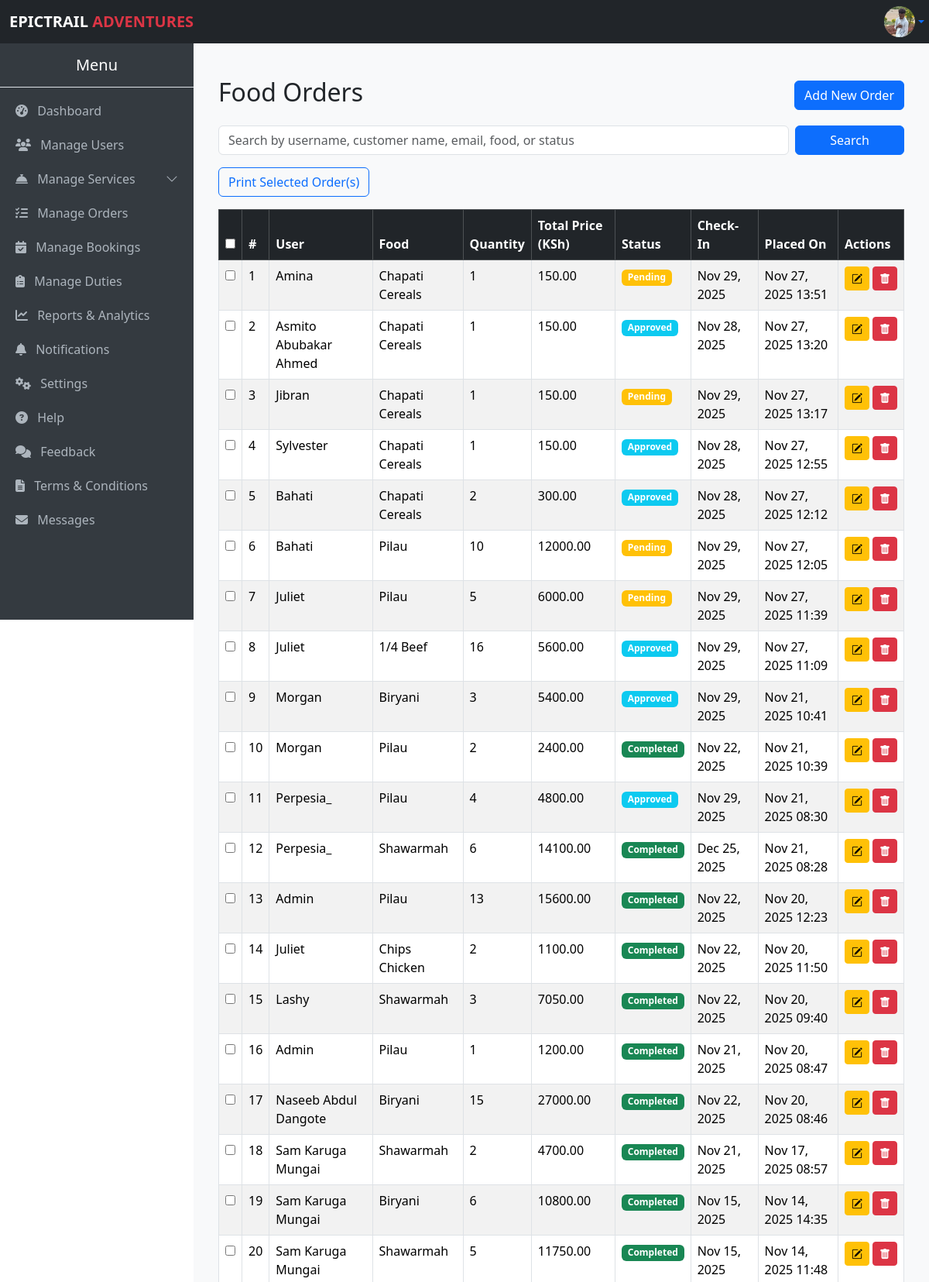
The page /manage-orders/ (signed in, upper part) on the database its author committed.
### myApp/models.py (models this page shows, shortened)
class Profile(models.Model):
    profile_user = models.OneToOneField(User, on_delete=models.CASCADE)
    profile_phone = models.CharField(max_length=15, blank=True, null=True)
    profile_photo = models.ImageField(upload_to='profile_photos/', null=True, blank=True)

class FoodOrder(models.Model):
    STATUS_CHOICES = [
        ('pending', 'Pending'),
        ('processing', 'Processing'),
        ('completed', 'Completed'),
        ('cancelled', 'Cancelled'),
    ]
    foodOrder_user = models.ForeignKey(User, on_delete=models.CASCADE)
    foodOrder_food = models.ForeignKey(Food, on_delete=models.CASCADE)
    foodOrder_quantity = models.PositiveIntegerField(default=1)
    foodOrder_status = models.CharField(max_length=20, choices=STATUS_CHOICES, default='pending')
    foodOrder_created_at = models.DateTimeField(auto_now_add=True)
    foodOrder_check_in = models.DateField(null=True, blank=True)
    def total_price(self):
        return self.foodOrder_food.food_price_per_person * self.foodOrder_quantity

class Food(models.Model):
    food_name = models.CharField(max_length=100)
    food_price_per_person = models.DecimalField(max_digits=10, decimal_places=2)

### myApp/views.py (the view, shortened to what this page needs)
# urls.py: path('manage-orders/', views.manage_orders, name='manage_orders'),
@login_required
@user_passes_test(is_admin)
def manage_orders(request):
    orders = FoodOrder.objects.all().order_by('-foodOrder_created_at')
    q = request.GET.get("q", "")
    return render(request, "manage_orders.html", {"orders": orders})

### myApp/context_processors.py (called while the page is built)
def total_users(request):
    return {'total_users': User.objects.count()}

def total_bookings(request):
    return {'total_bookings': Booking.objects.count()}

def total_amount(request):
    total = 0
    if request.user.is_authenticated:
        bookings = Booking.objects.all()  # optionally filter by user=request.user
        booking_total = sum(booking.amount_required for booking in bookings)
        food_orders = FoodOrder.objects.all()  # optionally filter by user=request.user
        food_total = sum(order.total_price() for order in food_orders)  # <- call the method
        total = booking_total + food_total
    return {'total_amount': total}

def total_cost(request):
    if not request.user.is_authenticated:
        return {
            'user_bookings': [],
            'user_total_amount': 0,
        }
    bookings = Booking.objects.filter(booking_user=request.user).prefetch_related(
        'booking_activities', 'booking_packages', 'booking_rooms', 'booking_food', 'booking_tours'
    )
    total_amount = sum(b.amount_required for b in bookings)
    return {
        'user_bookings': bookings,
        'user_total_amount': total_amount,
    }

### myApp/models.py (called while the page is built)
    @property
    def nights_spent(self):
        if self.booking_check_in and self.booking_check_out:
            days = (self.booking_check_out - self.booking_check_in).days
            return max(days, 1)
        return 1

    @property
    def amount_required(self):
        pax = self.booking_pax
        room_cost = sum(
            room.room_room_type.roomType_price_per_night * pax * self.nights_spent
            for room in self.booking_rooms.all()
        )
        activities_cost = sum(
            a.activity_price_per_person * pax for a in self.booking_activities.all()
        )
        package_cost = sum(
            p.package_price_per_person * pax for p in self.booking_packages.all()
        )
        food_cost = sum(
            f.food_price_per_person * pax for f in self.booking_food.all()
        )
        tour_cost = sum(
            t.tour_price_per_person * pax for t in self.booking_tours.all()
        )
        return room_cost + activities_cost + package_cost + food_cost + tour_cost

### myApp/views.py (called while the page is built)
def is_admin(user):
    return user.is_superuser

### myApp/templates/manage_orders.html (shortened to what this page needs)
{% extends "base.admin.html" %}
{% block content %}
<div class="container mt-4">
    <div class="d-flex justify-content-between align-items-center mb-3">
        <h2>Food Orders</h2>
        <a href="{% url 'place_order_admin' %}" class="btn btn-primary">Add New Order</a>
    </div>
    <form method="get" class="row g-2 mb-3">
        <div class="col-12 col-md-10">
            <input type="text" name="q" class="form-control w-100"
                placeholder="Search by username, customer name, email, food, or status"
                value="{{ request.GET.q }}">
        </div>
        <div class="col-12 col-md-2 d-grid">
            <button type="submit" class="btn btn-primary w-100">Search</button>
        </div>
    </form>
    <form method="post" target="_blank" action="{% url 'print_orders' %}">
        <button type="submit" class="btn btn-outline-primary mb-3">Print Selected Order(s)</button>
        <table class="table table-bordered table-striped">
            <thead class="table-dark">
                <tr>
                    <th><input type="checkbox" id="select-all"></th>
                    <th>#</th>
                    <th>User</th>
                    <th>Food</th>
                    <th>Quantity</th>
                    <th>Total Price (KSh)</th>
                    <th>Status</th>
                    <th>Check-In</th>
                    <th>Placed On</th>
                    <th>Actions</th>
                </tr>
            </thead>
            <tbody>
                {% for order in orders %}
                <tr>
                    <td><input type="checkbox" name="order_ids" value="{{ order.id }}"></td>
                    <td>{{ forloop.counter }}</td>
                    <td>
                        {% if order.foodOrder_user %}
                            {{ order.foodOrder_user.username }}
                        {% else %}
                            Guest
                        {% endif %}
                    </td>
                    <td>
                        {% if order.foodOrder_food %}
                            {{ order.foodOrder_food.food_name }}
                        {% else %}
                            N/A
                        {% endif %}
                    </td>
                    <td>{{ order.foodOrder_quantity|default:"-" }}</td>
                    <td>{{ order.total_price|floatformat:2 }}</td>
                    <td>
                        {% if order.foodOrder_status == "Cancelled" %}
                            <span class="badge bg-danger">Cancelled</span>
                        {% elif order.foodOrder_status == "Approved" %}
                            <span class="badge bg-info">Approved</span>
                        {% elif order.foodOrder_status == "Completed" %}
                            <span class="badge bg-success">Completed</span>
                        {% else %}
                            <span class="badge bg-warning">Pending</span>
                        {% endif %}
                    </td>
                    <td>
                        {% if order.foodOrder_check_in %}
                            {{ order.foodOrder_check_in|date:"M d, Y" }}
                        {% else %}
                            N/A
                        {% endif %}
                    </td>
                    <td>
                        {% if order.foodOrder_created_at %}
                            {{ order.foodOrder_created_at|date:"M d, Y H:i" }}
                        {% else %}
                            N/A
                        {% endif %}
                    </td>
                    <td>
                        <div class="d-flex gap-1 flex-fill">
                            <a href="{% url 'update_order_admin' order.id %}" class="btn btn-sm btn-warning"><i class="bi bi-pencil-square"></i></a>
                            <form method="post" action="{% url 'delete_order_admin' order.id %}"
                                  onsubmit="return confirm('Are you sure you want to delete this order?');">
                                <button class="btn btn-sm btn-danger"><i class="bi bi-trash-fill"></i></button>
                            </form>
                        </div>
                    </td>
                </tr>
                {% empty %}
                <tr>
                    <td colspan="10" class="text-center">No orders found.</td>
                </tr>
                {% endfor %}
            </tbody>
        </table>
    </form>
</div>
{% endblock %}

### myApp/templates/base.admin.html (shortened to what this page needs)
<!DOCTYPE html>
<html lang="en">
<head>
    <link href="https://cdn.jsdelivr.net/npm/bootstrap@5.3.3/dist/css/bootstrap.min.css" rel="stylesheet">
    <link rel="stylesheet" href="https://cdn.jsdelivr.net/npm/bootstrap-icons@1.11.3/font/bootstrap-icons.css">
    <link rel="stylesheet" href="https://cdnjs.cloudflare.com/ajax/libs/font-awesome/6.5.2/css/all.min.css">
</head>
<body>
    <nav class="navbar navbar-expand-lg navbar-dark bg-dark">
        <div class="container-fluid">
            <a class="navbar-brand" href="#"><strong>EPICTRAIL <span class="text-danger">ADVENTURES</span></strong></a>
            <div class="d-flex align-items-center">
                <div class="dropdown ms-2">
                    <a class="d-flex align-items-center justify-content-center dropdown-toggle"
                        type="button"
                        id="profileDropdown"
                        data-bs-toggle="dropdown"
                        aria-expanded="false"
                        style="width: 40px; height: 40px;"
                        title="Manage Profile">
                        {% if user.profile.profile_photo %}
                            <img src="{{ user.profile.profile_photo.url }}" alt="{{ user.username }}" class="rounded-circle" width="40" height="40">
                        {% else %}
                            <i class="bi bi-person"></i>
                        {% endif %}
                    </a>
                </div>
            </div>
        </div>
    </nav>
    <div class="collapse d-lg-block sidebar" id="sidebarMenu">
        <h5 class="text-center py-3 border-bottom">Menu</h5>
        <a href="{% url 'admin_dashboard' %}"><i class="fas fa-tachometer-alt me-2"></i> Dashboard</a>
        <a href="{% url 'users' %}"><i class="fas fa-users me-2"></i> Manage Users</a>
        <a class="d-flex justify-content-between align-items-center" data-bs-toggle="collapse" href="#servicesMenu" role="button" aria-expanded="false" aria-controls="servicesMenu">
            <span><i class="fas fa-concierge-bell me-2"></i> Manage Services</span>
            <i class="bi bi-chevron-down"></i>
        </a>
        <a href="{% url 'manage_orders' %}"><i class="fas fa-tasks me-2"></i> Manage Orders</a>
        <a href="{% url 'booking_list' %}"><i class="fas fa-calendar-check me-2"></i> Manage Bookings</a>
        <a href="{% url 'duties' %}"><i class="fas fa-clipboard-list me-2"></i> Manage Duties</a>
        <a href="{% url 'reports_analytics' %}"><i class="fas fa-chart-line me-2"></i> Reports & Analytics</a>
        <a href="{% url 'notifications' %}"><i class="fas fa-bell me-2"></i> Notifications</a>
        <a href="{% url 'system_settings' %}"><i class="fas fa-cogs me-2"></i> Settings</a>
        <a href="#"><i class="fas fa-question-circle me-2"></i> Help</a>
        <a href="#"><i class="fas fa-comments me-2"></i> Feedback</a>
        <a href="#"><i class="fas fa-file-alt me-2"></i> Terms & Conditions</a>
        <a href="#"><i class="fas fa-envelope me-2 mb-5"></i> Messages</a>
    </div>
    <div class="content">
        {% block content %}{% endblock %}
    </div>
</body>
</html>

### myApp/templates/base.admin.html (style rules this page uses)
body { margin: 0; padding: 0; }
.navbar { position: fixed; top: 0; left: 0; width: 100%; z-index: 1030; }
.sidebar { position: fixed; top: 56px; left: 0; width: 250px; height: calc(100vh - 56px); background-color: #343a40; color: #fff; overflow-y: auto; }
.sidebar a { color: #adb5bd; text-decoration: none; display: block; padding: 10px 20px; }
.content { margin-top: 56px; margin-left: 250px; padding: 20px; background-color: #f8f9fa; min-height: calc(100vh - 56px); }

### rows shown on the page
FoodOrder: foodOrder_user.username "Amina", foodOrder_food.food_name "Chapati Cereals", foodOrder_quantity "1", total_price "150.00", foodOrder_status "Pending", foodOrder_check_in "Nov 29, 2025", foodOrder_created_at "Nov 27, 2025 13:51"
FoodOrder: foodOrder_user.username "Asmito Abubakar Ahmed", foodOrder_food.food_name "Chapati Cereals", foodOrder_quantity "1", total_price "150.00", foodOrder_status "Approved", foodOrder_check_in "Nov 28, 2025", foodOrder_created_at "Nov 27, 2025 13:20"
FoodOrder: foodOrder_user.username "Jibran", foodOrder_food.food_name "Chapati Cereals", foodOrder_quantity "1", total_price "150.00", foodOrder_status "Pending", foodOrder_check_in "Nov 29, 2025", foodOrder_created_at "Nov 27, 2025 13:17"
FoodOrder: foodOrder_user.username "Sylvester", foodOrder_food.food_name "Chapati Cereals", foodOrder_quantity "1", total_price "150.00", foodOrder_status "Approved", foodOrder_check_in "Nov 28, 2025", foodOrder_created_at "Nov 27, 2025 12:55"
FoodOrder: foodOrder_user.username "Bahati", foodOrder_food.food_name "Chapati Cereals", foodOrder_quantity "2", total_price "300.00", foodOrder_status "Approved", foodOrder_check_in "Nov 28, 2025", foodOrder_created_at "Nov 27, 2025 12:12"
FoodOrder: foodOrder_user.username "Bahati", foodOrder_food.food_name "Pilau", foodOrder_quantity "10", total_price "12000.00", foodOrder_status "Pending", foodOrder_check_in "Nov 29, 2025", foodOrder_created_at "Nov 27, 2025 12:05"
FoodOrder: foodOrder_user.username "Juliet", foodOrder_food.food_name "Pilau", foodOrder_quantity "5", total_price "6000.00", foodOrder_status "Pending", foodOrder_check_in "Nov 29, 2025", foodOrder_created_at "Nov 27, 2025 11:39"
FoodOrder: foodOrder_user.username "Juliet", foodOrder_food.food_name "1/4 Beef", foodOrder_quantity "16", total_price "5600.00", foodOrder_status "Approved", foodOrder_check_in "Nov 29, 2025", foodOrder_created_at "Nov 27, 2025 11:09"
FoodOrder: foodOrder_user.username "Morgan", foodOrder_food.food_name "Biryani", foodOrder_quantity "3", total_price "5400.00", foodOrder_status "Approved", foodOrder_check_in "Nov 29, 2025", foodOrder_created_at "Nov 21, 2025 10:41"
FoodOrder: foodOrder_user.username "Morgan", foodOrder_food.food_name "Pilau", foodOrder_quantity "2", total_price "2400.00", foodOrder_status "Completed", foodOrder_check_in "Nov 22, 2025", foodOrder_created_at "Nov 21, 2025 10:39"
FoodOrder: foodOrder_user.username "Perpesia_", foodOrder_food.food_name "Pilau", foodOrder_quantity "4", total_price "4800.00", foodOrder_status "Approved", foodOrder_check_in "Nov 29, 2025", foodOrder_created_at "Nov 21, 2025 08:30"
FoodOrder: foodOrder_user.username "Perpesia_", foodOrder_food.food_name "Shawarmah", foodOrder_quantity "6", total_price "14100.00", foodOrder_status "Completed", foodOrder_check_in "Dec 25, 2025", foodOrder_created_at "Nov 21, 2025 08:28"
FoodOrder: foodOrder_user.username "Admin", foodOrder_food.food_name "Pilau", foodOrder_quantity "13", total_price "15600.00", foodOrder_status "Completed", foodOrder_check_in "Nov 22, 2025", foodOrder_created_at "Nov 20, 2025 12:23"
FoodOrder: foodOrder_user.username "Juliet", foodOrder_food.food_name "Chips Chicken", foodOrder_quantity "2", total_price "1100.00", foodOrder_status "Completed", foodOrder_check_in "Nov 22, 2025", foodOrder_created_at "Nov 20, 2025 11:50"
FoodOrder: foodOrder_user.username "Lashy", foodOrder_food.food_name "Shawarmah", foodOrder_quantity "3", total_price "7050.00", foodOrder_status "Completed", foodOrder_check_in "Nov 22, 2025", foodOrder_created_at "Nov 20, 2025 09:40"
FoodOrder: foodOrder_user.username "Admin", foodOrder_food.food_name "Pilau", foodOrder_quantity "1", total_price "1200.00", foodOrder_status "Completed", foodOrder_check_in "Nov 21, 2025", foodOrder_created_at "Nov 20, 2025 08:47"
FoodOrder: foodOrder_user.username "Naseeb Abdul Dangote", foodOrder_food.food_name "Biryani", foodOrder_quantity "15", total_price "27000.00", foodOrder_status "Completed", foodOrder_check_in "Nov 22, 2025", foodOrder_created_at "Nov 20, 2025 08:46"
FoodOrder: foodOrder_user.username "Sam Karuga Mungai", foodOrder_food.food_name "Shawarmah", foodOrder_quantity "2", total_price "4700.00", foodOrder_status "Completed", foodOrder_check_in "Nov 21, 2025", foodOrder_created_at "Nov 17, 2025 08:57"
FoodOrder: foodOrder_user.username "Sam Karuga Mungai", foodOrder_food.food_name "Biryani", foodOrder_quantity "6", total_price "10800.00", foodOrder_status "Completed", foodOrder_check_in "Nov 15, 2025", foodOrder_created_at "Nov 14, 2025 14:35"
FoodOrder: foodOrder_user.username "Sam Karuga Mungai", foodOrder_food.food_name "Shawarmah", foodOrder_quantity "5", total_price "11750.00", foodOrder_status "Completed", foodOrder_check_in "Nov 15, 2025", foodOrder_created_at "Nov 14, 2025 11:48"
